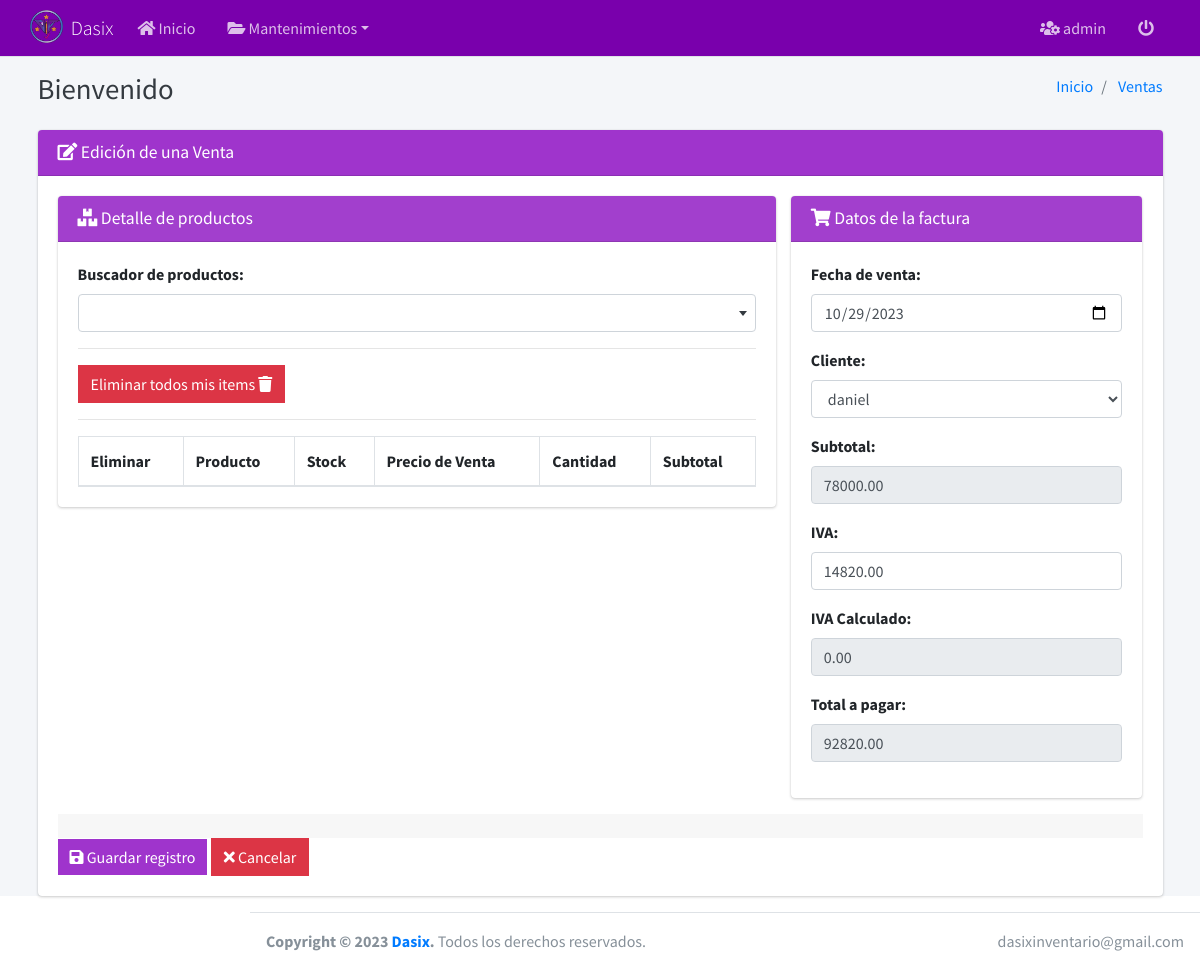
The app's page /venta/update/4/ (signed in) with its own data.
### core/user/models.py (models this page shows, shortened)
class User(AbstractUser):
    email = models.EmailField(unique=True,null=False,blank=False,verbose_name="Email")
    if "WEBSITE_HOSTNAME" in os.environ:
        image=models.ImageField(upload_to=f'{MEDIA_URL}users/%Y/%m/%d', null=True, blank=True)
    else:
        image=models.ImageField(upload_to='users/%Y/%m/%d', null=True, blank=True)

### core/inventario/models.py (models this page shows, shortened)
class Venta(BaseModel):
    Cli=models.ForeignKey(Cliente, on_delete=models.CASCADE)
    Date_joined=models.DateField(default=datetime.now)
    Subtotal=models.DecimalField(default=0.00, max_digits=9, decimal_places=2)
    Iva=models.DecimalField(default=0.00, max_digits=9, decimal_places=2)
    Total=models.DecimalField(default=0.00, max_digits=9, decimal_places=2)
    class Meta:
        verbose_name='Venta'
        verbose_name_plural='Ventas'
        ordering=['id']

### core/inventario/views/venta/views.py (the view, shortened to what this page needs)
# urls.py: path('venta/update/<int:pk>/', VentaUpdateView.as_view(), name='venta_update'),
class VentaUpdateView(LoginRequiredMixin, ValidatePermissionRequiredMixin, UpdateView):
    model = Venta
    form_class = VentaForm
    template_name = 'venta/create.html'
    success_url = reverse_lazy('inventario:venta_list')
    permission_required = 'inventario.change_venta'
    url_redirect = success_url
    def get_detalles_producto(self):
        data = []
        try:
            for i in DetalleVenta.objects.filter(Venta_id=self.get_object().id):
                item = i.Produ.toJSON()
                item['Cantidad'] = i.Cantidad
                item['pvp']=float(item['pvp'])
                item['Subtotal']=float(i.Subtotal)
                data.append(item)
        except:
            pass
        return data
    def get_context_data(self, **kwargs):
        context = super().get_context_data(**kwargs)
        context['title'] = 'Edición de una Venta'
        context['entity'] = 'Ventas'
        context['list_url'] = self.success_url
        context['action'] = 'edit'
        context['det'] = json.dumps(self.get_detalles_producto())
        context['iva_por']=round(self.get_object().Iva / self.get_object().Subtotal,2)
        print(context['iva_por'])
        return context

### core/inventario/mixins.py (called while the page is built)
    def get_perms(self):
        if isinstance(self.permission_required, str):
            perms= (self.permission_required,)
        else:
            perms= self.permission_required
        return perms

    def dispatch(self, request, *args, **kwargs):
        if request.user.has_perms(self.get_perms()):
            return super().dispatch(request, *args, **kwargs)
        messages.error(request, 'No tiene permiso para ingresar a este modulo')
        return HttpResponseRedirect(self.get_url_redirect())

### core/inventario/models.py (called while the page is built)
    def get_image(self):
        if self.image:
            return self.image.url
        AZURE_STATIC
        if "WEBSITE_HOSTNAME" in os.environ:
            return '{}{}'.format(AZURE_STATIC, 'img/empty.webp')
        else:
            return '{}{}'.format(STATIC_URL, 'img/empty.webp')

    def toJSON(self):
        item = model_to_dict(self)
        item['full_nombre']='{} / {}'.format(self.Nombre, self.cate.Nombre)
        item['cate']={"id":self.cate.id,"Nombre":self.cate.Nombre}
        item['image']=self.get_image()
        item['pvp']=format(self.pvp, '.2f')
        return item

    def __str__(self):
        return self.Nombres

### core/inventario/templates/venta/create.html (shortened to what this page needs)
{% extends 'list.html' %}
{% load widget_tweaks %}
{% load static %}
{% block head_list %}
    <link href="{% static 'libs/select2-4.0.13/css/select2.min.css' %}" rel="stylesheet"/>
    <link href="{% static 'libs/select2-4.0.13/css/select2-bootstrap4.min.css' %}" rel="stylesheet"/>
    <link href="{% static 'libs/tempusdominus-bootstrap-4/tempusdominus-bootstrap-4.min.css' %}" rel="stylesheet"/>
    <link href="{% static 'libs/bootstrap-touchspin-4.3.0/jquery.bootstrap-touchspin.css' %}" rel="stylesheet"/>
{% endblock %}
{% block content %}
<form method="post">
    <div class="card card-primary">
        <div class="card-header bg-morado-2">
        <h3 class="card-title">
            {% if action == 'add' %}
            <i class="fas fa-plus"></i>
            {% else %}
            <i class="fas fa-edit"></i>
            {% endif %}
        {{ title }}
        </h3>
        </div>
        <div class="card-body">
            <div class="row">
                <div class="col-lg-8">
                    <div class="card card-secondary">
                        <div class="card-header bg-morado-3">
                            <h3 class="card-title"><i class="fas fa-boxes"></i> Detalle de productos</h3>
                        </div>
                        <div class="card-body">
                            <div class="form-group">
                                <label>Buscador de productos:</label>
                                <div class="input-group">
                                </div>
                            </div>
                            <hr>
                            <button type="button" class="btn btn-danger btn-s btn-flat btnRemoveAll">Eliminar todos mis items <i class="fas fa-trash"></i></button>
                            <table class="table table-bordered" id="tblProductos">
                                <hr>
                                <thead>
                                <tr>
                                    <th>Eliminar</th>
                                    <th>Producto</th>
                                    <th>Stock</th>
                                    <th>Precio de Venta</th>
                                    <th>Cantidad</th>
                                    <th>Subtotal</th>
                                </tr>
                                </thead>
                            </table>
                        </div>
                    </div>
                </div>
                <div class="col-lg-4">
                    <div class="card card-secondary">
                        <div class="card-header bg-morado-3">
                            <h3 class="card-title"><i class="fas fa-shopping-cart"></i> Datos de la factura</h3>
                        </div>
                        <div class="card-body">
                            <div class="form-group">
                                <label>Fecha de venta:</label>
                                {{ form.Date_joined |attr:'type:date' }}
                            </div>
                            <div class="form-group">
                                <label>Cliente:</label>
                                {{ form.Cli }}
                            </div>
                            <div class="form-group">
                                <label>Subtotal:</label>
                                {{ form.Subtotal }}
                            </div>
                            <div class="form-group">
                                <label>IVA:</label>
                                {{ form.Iva }}
                            </div>
                            <div class="form-group">
                                <label>IVA Calculado:</label>
                                <input type="text" class="form-control" readonly name="ivacalc" value="0.00">
                            </div>
                            <div class="form-group">
                                <label>Total a pagar:</label>
                                {{ form.Total }}
                            </div>
                        </div>
                    </div>
                </div>
            </div>
              <div class='card-footer'></div>
              <button type="submit" class="btn btn-primary btn-flat btn-bg-morado-2"><i class="fas fa-save"></i> Guardar registro</button>
              <a href="{{ list_url }}" class="btn btn-danger btn-flat"><i class="fas fa-times"></i> Cancelar</a>
              </div>
        </div>
    </div>
{% endblock %}

### templates/header.html (shortened to what this page needs)
{% load static %}
<nav class="main-header navbar navbar-expand navbar-dark navbar-primary bg-morado-1">
    <div class="container">
        <a href="{% url 'inventario:dashboard' %}" class="navbar-brand">
            <img src="{% static 'img/logo-favi.png' %}" alt="Dasix logo"
                 class="brand-image"
                 style="opacity: .8">
            <span class="brand-text font-weight-light">Dasix</span>
        </a>
        <div class="collapse navbar-collapse order-3" id="navbarCollapse">
            <ul class="navbar-nav">
                <li class="nav-item">
                    <a href="{% url 'inventario:dashboard' %}" class="nav-link"><i class="fas fa-home"></i> Inicio</a>
                </li>
                <li class="nav-item dropdown">
                    <a id="dropdownSubMenu1" href="#" data-toggle="dropdown" aria-haspopup="true" aria-expanded="false"
                       class="nav-link dropdown-toggle"><i class="fas fa-folder-open"></i> Mantenimientos</a>
                </li>
            </ul>
        </div>
        <ul class="order-1 order-md-3 navbar-nav navbar-no-expand ml-auto">
            <li class="nav-item dropdown">
                <a class="nav-link" data-toggle="dropdown" href="#">
                    <i class="fas fa-users-cog"></i> {{ request.user.username }}
                </a>
            </li>
            <li class="nav-item">
                <a class="nav-link" href="{% url 'logout' %}">
                    <i class="fas fa-power-off" aria-hidden="true"></i>
                </a>
            </li>
        </ul>
    </div>
</nav>

### static/css/style.css (style rules this page uses)
.bg-morado-1 { background-color: #7900ac !important; }
.bg-morado-2, .btn-bg-morado-2, .paginate_button.active a, .dropdown-item:active { background-color: #9f34cc !important; }
.bg-morado-3, .select2-results__option--highlighted { background-color: #a23fcd !important; }
.btn-bg-morado-2 { border: none !important; }

### records on screen
User: user.username "admin"
Venta: Date_joined "10/29/2023", Cli "daniel", Subtotal "78000.00", Iva "14820.00", Total "92820.00"

### other values on screen
{{ entity }} "Ventas"
{{ title }} "Edición de una Venta"
